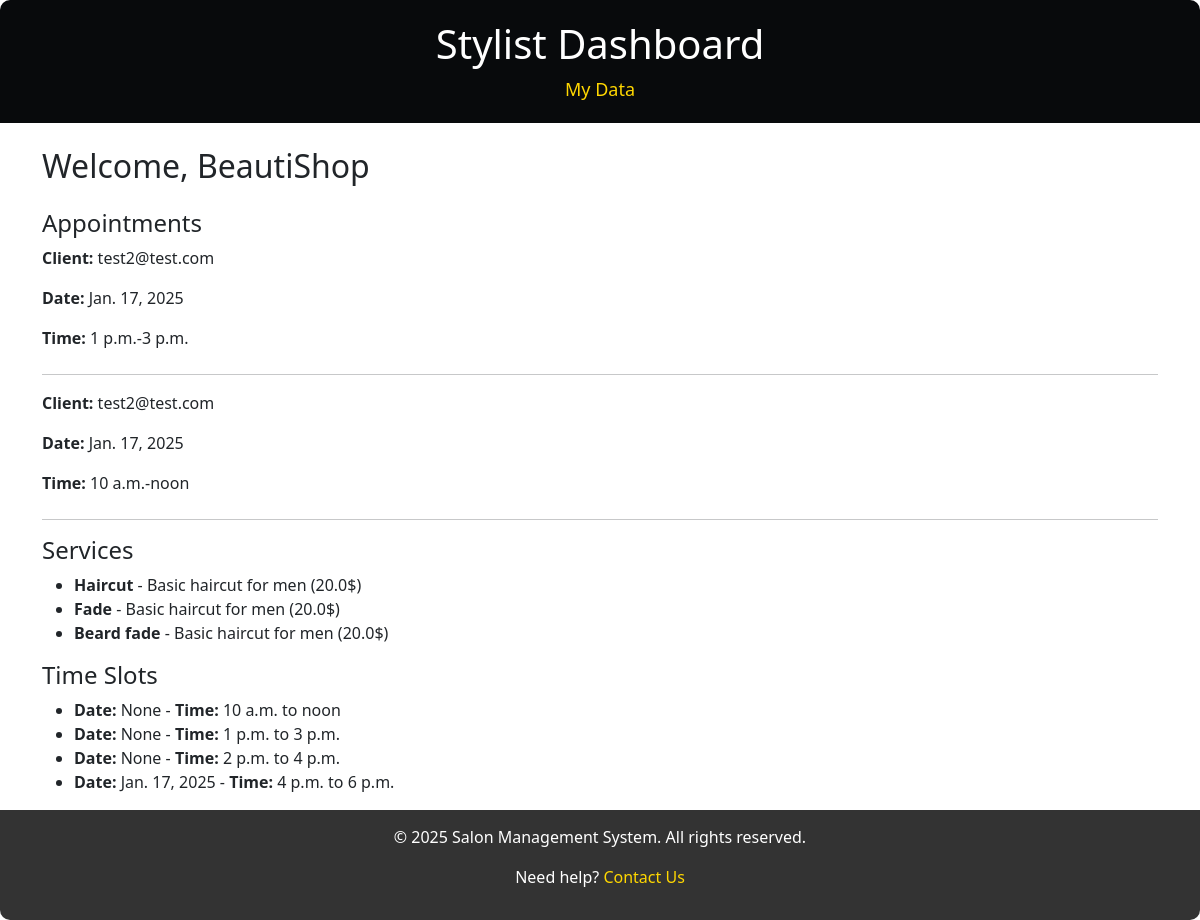
/stylist/my_data/ (signed in), run on the app's committed database.
### account_module/models.py (models this page shows, shortened)
class User(AbstractUser):
    is_hairstyle = models.BooleanField(default=False)
    groups = models.ManyToManyField(
        'auth.Group',
        related_name='custom_user_groups',  # دسترسی معکوس سفارشی برای گروه‌ها
        blank=True,
        help_text='The groups this user belongs to.',
        verbose_name='groups',
    )
    user_permissions = models.ManyToManyField(
        'auth.Permission',
        related_name='custom_user_permissions',  # دسترسی معکوس سفارشی برای دسترسی‌ها
        blank=True,
        help_text='Specific permissions for this user.',
        verbose_name='user permissions',
    )
    class Meta:
        verbose_name = 'کاربر'
        verbose_name_plural = 'کاربران'

### appointment/models.py (models this page shows, shortened)
class Appointment(models.Model):
    customer = models.ForeignKey(Customer, related_name="appointments", on_delete=models.CASCADE)
    stylist = models.ForeignKey(Stylist, related_name="appointments", on_delete=models.CASCADE)
    service = models.ForeignKey(Services, related_name="appointments", on_delete=models.CASCADE)
    time_slot = models.ForeignKey(TimeSlot, related_name="appointments", on_delete=models.CASCADE)
    appointment_date = models.DateField()
    status = models.CharField(
        max_length=20,
        choices=[
            ('pending', 'Pending'),
            ('confirmed', 'Confirmed'),
            ('completed', 'Completed'),
            ('canceled', 'Canceled'),
        ],
        default='pending'
    )

### stylist/models.py (models this page shows, shortened)
class TimeSlot(models.Model):
    stylist = models.ForeignKey(Stylist, related_name="time_slots", on_delete=models.CASCADE)
    date = models.DateField(null=True, blank=True)  # تاریخ خاص برای زمان‌بندی
    start_time = models.TimeField()  # شروع بازه زمانی
    end_time = models.TimeField()  # پایان بازه زمانی
    is_recurring = models.BooleanField(default=False)  # آیا زمان‌بندی تکرار شونده است؟
    day_of_week = models.IntegerField(
        null=True, blank=True, choices=[
            (0, 'Monday'), (1, 'Tuesday'), (2, 'Wednesday'),
            (3, 'Thursday'), (4, 'Friday'), (5, 'Saturday'), (6, 'Sunday')
        ]
    )
    class Meta:
        unique_together = ('stylist', 'date', 'start_time', 'end_time')
        ordering = ['date', 'start_time']

class Services(models.Model):
    service_name = models.CharField(max_length=100)
    service_description = models.CharField(max_length=255)
    duration = models.FloatField()
    price = models.FloatField()
    stylist = models.ForeignKey(Stylist, related_name="services", on_delete=models.CASCADE)

### stylist/views.py (the view)
# urls.py: path('my_data/', views.my_data, name='my_data'),
def my_data(request):
    if not request.user.is_authenticated:
        return redirect('login_page')
    stylist = User.objects.filter(id=request.user.id).first()
    appointment = Appointment.objects.filter(stylist=stylist).all()
    services = Services.objects.filter(stylist=stylist).all()
    time_slots = TimeSlot.objects.filter(stylist=stylist).all()
    context = {
        'stylist': stylist,
        'appointments': appointment,
        'services': services,
        'time_slots': time_slots,
    }
    return render(request, 'stylist/my_data.html', context)

### stylist/templates/stylist/my_data.html (shortened to what this page needs)
<!DOCTYPE html>
<html lang="en">
<head>
    <link href="https://cdn.jsdelivr.net/npm/bootstrap@5.3.0-alpha3/dist/css/bootstrap.min.css" rel="stylesheet">
</head>
<body>
    <header>
        <h1>Stylist Dashboard</h1>
        <nav>
            <a href="/my-data">My Data</a>
        </nav>
    </header>
    <div class="container mt-4">
        <h2 class="mb-4">Welcome, {{ stylist.username }}</h2>
        <h4>Appointments</h4>
        {% for appointment in appointments%}
            <div class="mb-4">
                <p><strong>Client:</strong> {{ appointment.customer.username }}</p>
                <p><strong>Date:</strong> {{ appointment.appointment_date }}</p>
                <p><strong>Time:</strong> {{ appointment.time_slot.start_time }}-{{ appointment.time_slot.end_time }}</p>
            </div>
            <hr>
        {% endfor %}
        <h4>Services</h4>
        {% if services %}
            <ul>
                {% for service in services %}
                    <li>
                        <strong>{{ service.service_name }}</strong> - {{ service.service_description }} ({{ service.price }}$)
                    </li>
                {% endfor %}
            </ul>
        {% else %}
            <p>No services available.</p>
        {% endif %}
        <h4>Time Slots</h4>
        {% if time_slots %}
            <ul>
                {% for slot in time_slots %}
                    <li>
                        <strong>Date:</strong> {{ slot.date }} - <strong>Time:</strong> {{ slot.start_time }} to {{ slot.end_time }}
                    </li>
                {% endfor %}
            </ul>
        {% else %}
            <p>No time slots available.</p>
        {% endif %}
    </div>
    <footer>
        <p>&copy; 2025 Salon Management System. All rights reserved.</p>
        <p>
            Need help? <a href="/contact-us">Contact Us</a>
        </p>
    </footer>
</body>
</html>

### stylist/templates/stylist/my_data.html (style rules this page uses)
html, body { height: 100%; margin: 0; display: flex; flex-direction: column; }
.container { flex: 1; }
header { background-color: #080a0c; color: white; padding: 20px 0; text-align: center; border-radius: 10px 10px 0 0; }
header a { color: #ffd700; text-decoration: none; margin: 0 15px; font-size: 18px; }
footer { background-color: #333; color: white; padding: 15px 0; text-align: center; border-radius: 0 0 10px 10px; margin-top: auto; }
footer a { color: #ffd700; text-decoration: none; }

### data on the page
User: username "BeautiShop"
Appointment: customer.username "test2@test.com", appointment_date "Jan. 17, 2025", time_slot.start_time "1 p.m.", time_slot.end_time "3 p.m."
Appointment: customer.username "test2@test.com", appointment_date "Jan. 17, 2025", time_slot.start_time "10 a.m.", time_slot.end_time "noon"
Services: service_name "Haircut", service_description "Basic haircut for men", price "20.0"
Services: service_name "Fade", service_description "Basic haircut for men", price "20.0"
Services: service_name "Beard fade", service_description "Basic haircut for men", price "20.0"
TimeSlot: date "None", start_time "10 a.m.", end_time "noon"
TimeSlot: date "None", start_time "1 p.m.", end_time "3 p.m."
TimeSlot: date "None", start_time "2 p.m.", end_time "4 p.m."
TimeSlot: date "Jan. 17, 2025", start_time "4 p.m.", end_time "6 p.m."
